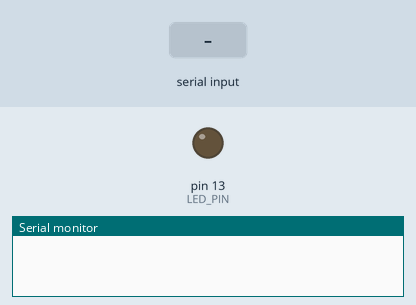
This sketch was run on a simulated Arduino Uno, built with avr-gcc and run on an emulated ATmega328P. Shown: output pins drawn as LEDs (lit = HIGH), the last lines printed to the serial monitor. The inputs (shaded band) are chosen by the test bench.

Above: at 1.2 s.
1.3 s: "1" received over Serial
At 1.6 s:
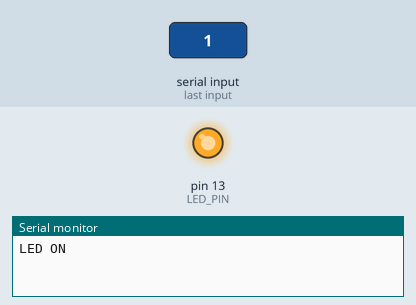
2.8 s: "0" received over Serial
At 3.9 s:
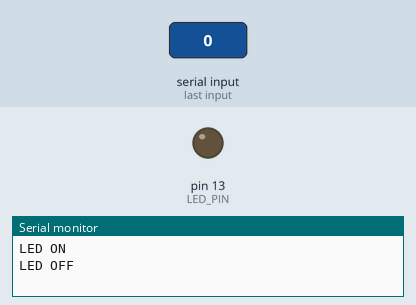
Timing chart, 0 to 5.8 s (numbered marks = the images above; inputs shaded):
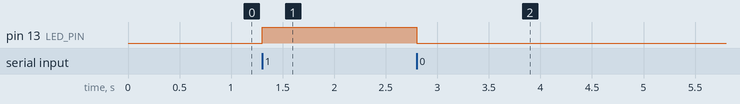

The sketch:

sketch_dec02a.ino
```cpp
const int LED_PIN = 13;  // LED连接到13号引脚

void setup() {
  Serial.begin(9600);     // 初始化串口通信
  pinMode(LED_PIN, OUTPUT); // 设置LED引脚为输出模式
  digitalWrite(LED_PIN, LOW); // 初始状态设为关闭
}

void loop() {
  if (Serial.available() > 0) {  // 如果有数据可读
    char command = Serial.read(); // 读取命令

    if (command == '1') {
      digitalWrite(LED_PIN, HIGH); // 开灯
      Serial.println("LED ON");
    }
    else if (command == '0') {
      digitalWrite(LED_PIN, LOW);  // 关灯
      Serial.println("LED OFF");
    }
  }
}
```

Measured:
- after the input at 1.3 s, pin 13 (LED_PIN): LOW → HIGH at once
- after the input at 2.8 s, pin 13 (LED_PIN): HIGH → LOW at once
